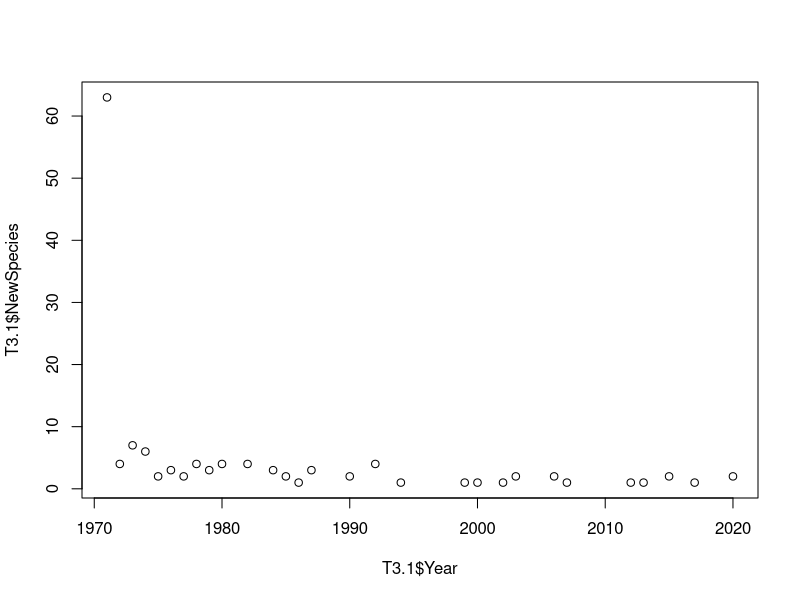
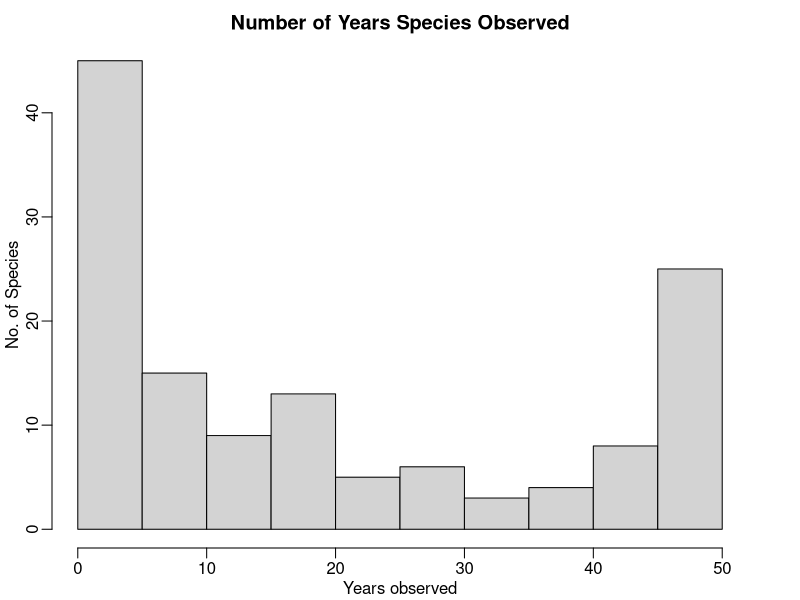
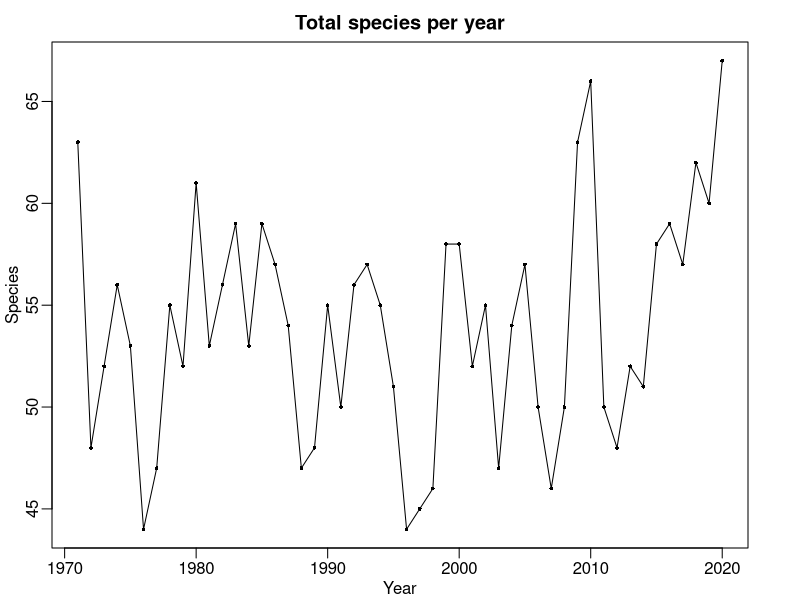
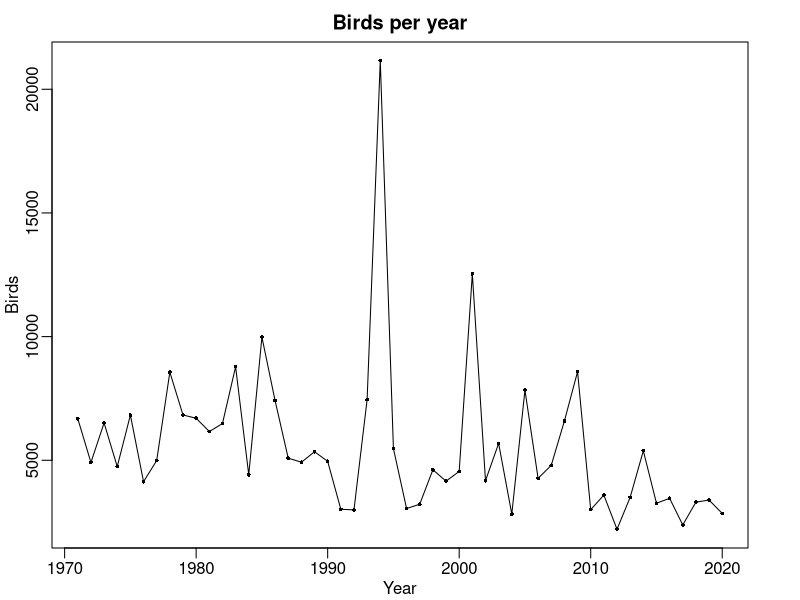
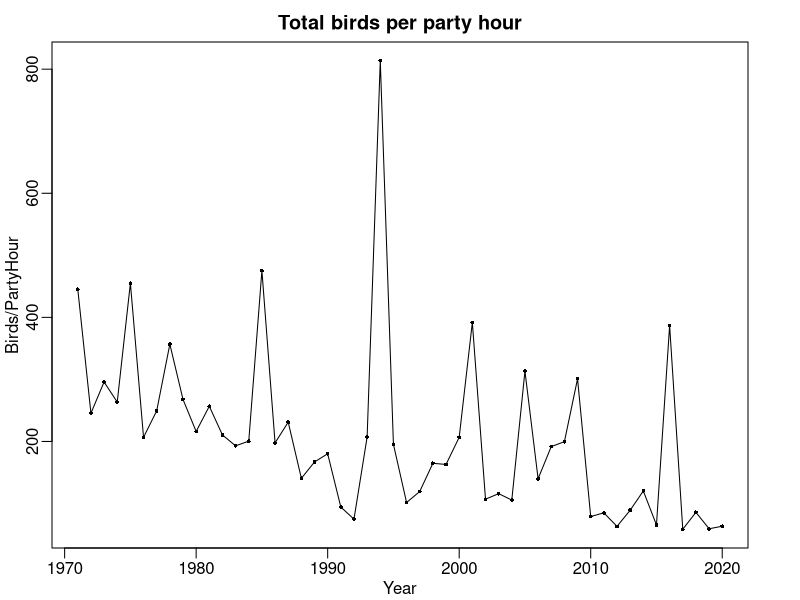
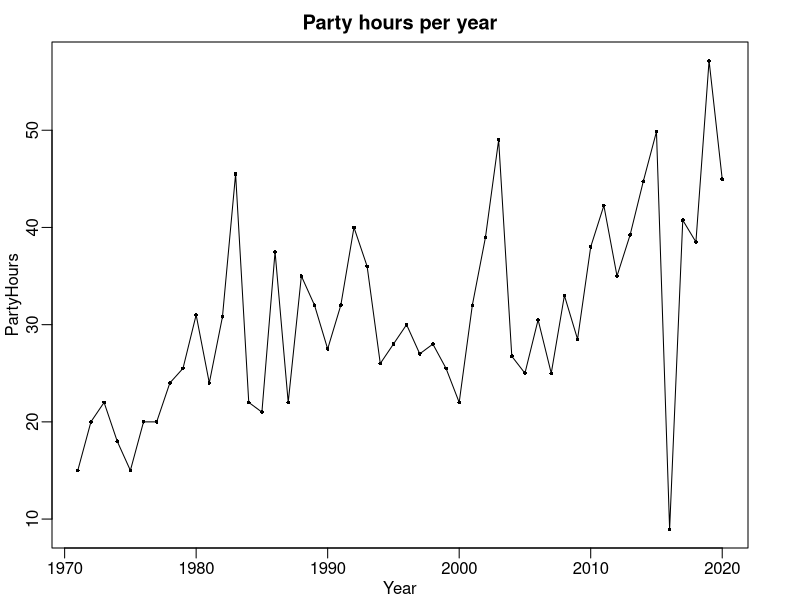
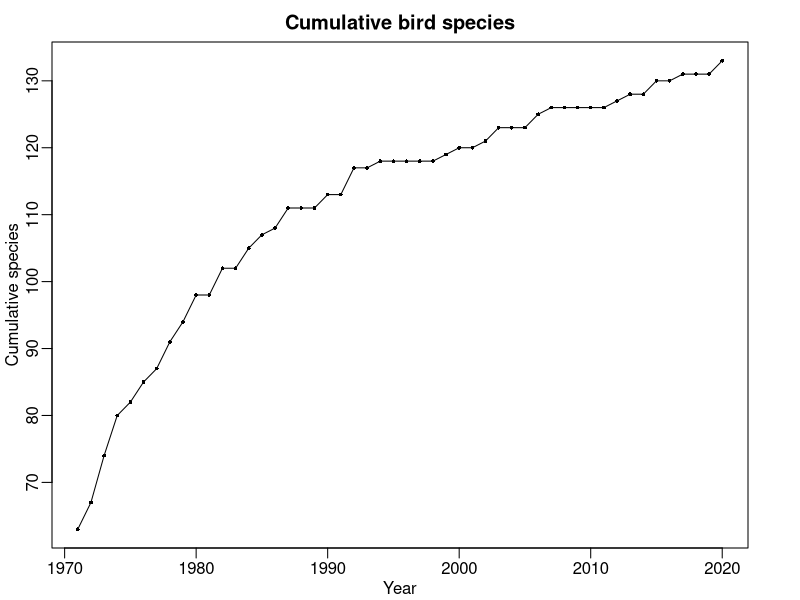
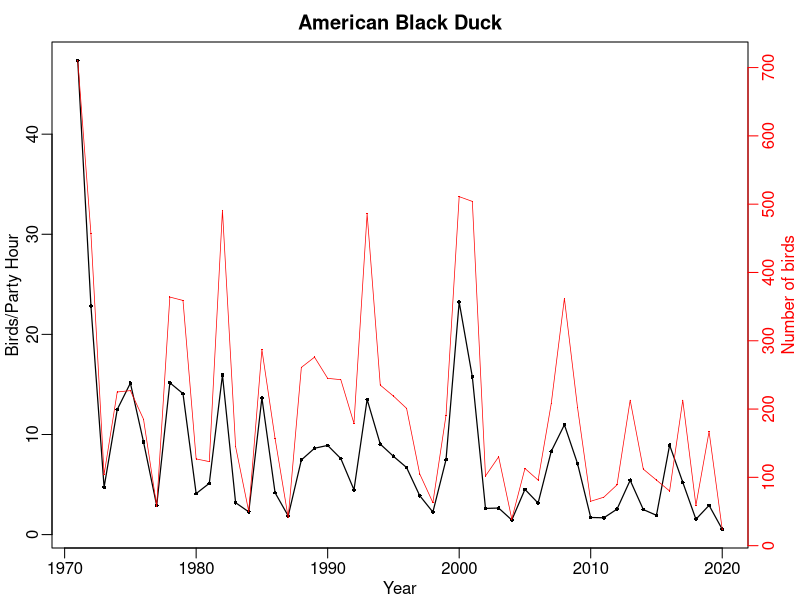

Write R code to recreate these figures, in order. (Note: this script raises an error after producing the figures.)
#Initial data exploration for CBC circle on Sch 

library(ggplot2)
library(dplyr)

setwd("/Users/Nick/Documents/Projects/Birds/CBC_ANP/Rwork")

#read in the file without the 'X' at the beginning of column names (check.names = F)
T1<-read.csv('CBC_Sch_52Years.csv', header=TRUE, check.names = FALSE)
Y1<-read.csv('Years_Sch.csv', header=TRUE) #this starts with 1971
#O1<-read.csv('Observers.csv', header=TRUE)
str(T1)
names(T1)
head(T1)

#Just keep the 50 years with Bill Townsend
T1<-T1[T1$Year >= 1971, ]

#Check to see if there are any species to remove due to zero birds
T.x<-T1 %>%
  group_by(CommonName) %>%
  summarise(Birds=sum(Count))

#remove species with zero birds
#T1<-T1[!(T1$CommonName %in% c("American Three-toed Woodpecker", "")), ]
rm(T.x)
#
####################################################
#no. of species per year
#remove zeros
T1.1<-T1[T1$Count > 0, ]
#no. of species, no. of birds, birds sum by party hours,  
#party hours, observers

T2<-T1.1 %>%
  group_by(Year) %>%
  summarise(NoSpecies=length(CommonName),
            Birds=sum(Count),
            BirdsPartyHour=sum(CountPartyHour),
            PartyHours=mean(PartyHours))

head(T2)


############
#Frequency of years species is present
F1<-T1.1 %>% 
  group_by(CommonName) %>% 
  summarise(Freq=length(Year),
            TotalBirds=sum(Count),
            TotBirdsPH=sum(CountPartyHour),
            MinYear=min(Year),
            MaxYear=max(Year))

write.csv(F1, "BirdFreqTotals_Sch.csv", row.names=FALSE)


###############################################
setwd("/Users/Nick/Documents/Projects/Birds/CBC_ANP/Rwork/Plots_Sch")


##################################################
########Years each species observed############
##################################################
png(filename = "aa_YearsSpeciesObserved.png",
    width=5.5, height=3.0, units="in", res = 150)

par(mfrow=c(1,1), mgp=c(1.5,0.5,0), mar=c(2.5,2.5,2,2.5), oma=c(0.1,0.1,0.1,0.1))

hist(F1$Freq, xlab="Years observed", ylab="No. of Species",
     main="Number of Years Species Observed")

dev.off()
##################################################


##################################################
########Bird Species Per Year############
##################################################
png(filename = "aa_NoSpecies.png",
     width=5.5, height=3.0, units="in", res = 150)

par(mfrow=c(1,1), mgp=c(1.5,0.5,0), mar=c(2.5,2.5,2,2.5), oma=c(0.1,0.1,0.1,0.1))

plot(T2$Year, T2$NoSpecies,
     pch=16, cex=0.5,
     xlab="Year", ylab="Species",
     main="Total species per year")
lines(T2$Year, T2$NoSpecies)

dev.off()
##################################################

###################################################################################
###################################################################################
###################################################################################


###################################################################################
###################################################################################
###################################################################################
##################################################
########Birds Per Year############
##################################################
png(filename = "aa_NoBirds.png",
     width=5.5, height=3.0, units="in", res = 150)

par(mfrow=c(1,1), mgp=c(1.5,0.5,0), mar=c(2.5,2.5,2,2.5), oma=c(0.1,0.1,0.1,0.1))

plot(T2$Year, T2$Birds,
     pch=16, cex=0.5,
     xlab="Year", ylab="Birds",
     main="Birds per year")
lines(T2$Year, T2$Birds)

dev.off()
##################################################


###################################################################################
###################################################################################
###################################################################################
###################################################################################
###################################################################################
###################################################################################
###################################################################################
##################################################
########Birds Per Party Hour############
##################################################
png(filename = "aa_NoBirdsPartyHour.png",
     width=5.5, height=3.0, units="in", res = 150)

par(mfrow=c(1,1), mgp=c(1.5,0.5,0), mar=c(2.5,2.5,2,2.5), oma=c(0.1,0.1,0.1,0.1))

plot(T2$Year, T2$BirdsPartyHour,
     pch=16, cex=0.5,
     xlab="Year", ylab="Birds/PartyHour",
     main="Total birds per party hour")
lines(T2$Year, T2$BirdsPartyHour)

dev.off()
##################################################

###################################################################################
###################################################################################
###################################################################################
###################################################################################
##################################################
########Party Hour############
##################################################
png(filename = "aa_PartyHours.png",
     width=5.5, height=3.0, units="in", res = 150)

par(mfrow=c(1,1), mgp=c(1.5,0.5,0), mar=c(2.5,2.5,2,2.5), oma=c(0.1,0.1,0.1,0.1))

plot(T2$Year, T2$PartyHours,
     pch=16, cex=0.5,
     xlab="Year", ylab="PartyHours",
     main="Party hours per year")
lines(T2$Year, T2$PartyHours)

dev.off()
###################################################################################
###################################################################################
###################################################################################
###################################################################################
###################################################################################






###################################################################################
###################################################################################
###################################################################################
#observers per year and party hours
###################################################################################
###################################################################################
###################################################################################

##################################################
#total no of species observed
#min year per species
T3<- T1.1 %>%
  group_by(CommonName) %>%
  summarise(Year=min(Year))

#max year per species
T3.max<- T1.1 %>%
  group_by(CommonName) %>%
  summarise(Year=max(Year))

head(T3)

T3.1<- T3 %>% 
  group_by(Year) %>%
  summarise(NewSpecies=length(Year))
head(T3.1)

plot(T3.1$Year, T3.1$NewSpecies)

#need to add in all of the zeros and then need to add in new
#species from each year

T3.2<-merge(T3.1, Y1, by="Year",
            all.y=TRUE) #include all rows from second data frame
head(T3.2)
T3.2[is.na(T3.2)] <- 0
T3.2$cumsum<-cumsum(T3.2$NewSpecies)

##################################################
png(filename = "aa_CumulativeBirds.png",
     width=5.5, height=3.0, units="in", res = 150)

par(mfrow=c(1,1), mgp=c(1.5,0.5,0), mar=c(2.5,2.5,2,2.5), oma=c(0.1,0.1,0.1,0.1))

plot(T3.2$Year, T3.2$cumsum,
     pch=16, cex=0.5,
     xlab="Year", ylab="Cumulative species",
     main="Cumulative bird species")
lines(T3.2$Year, T3.2$cumsum)

dev.off()
##################################################




########################################################################
########################################################################
######################## Plot of Count and Count Party Hour ############
############## THIS IS FOR EVERY INDIVIDUAL SPECIES ####################
########################################################################
########################################################################
#T1.1<-subset(T1, CommonName == "American Black Duck")
############################################################
#create plot for each species
up<-as.vector(unique(T1$CommonName))

#set destination for plots
setwd("/Users/Nick/Documents/Projects/Birds/CBC_ANP/Rwork//Plots_Sch")

#begin loop
for (i in 1:length(up)) {
  T1.1<-subset(T1,CommonName==up[i]) #need to double check that this is correct (T1.1)
  
  ##################################################
  
  ##################################################
  png(filename =paste("Figure_",up[i],".png",sep=""),
      width=5.0, height=3.0, units="in", res = 150)
  ##################################################
  
  ##########
  par(mfrow=c(1,1), mgp=c(1.5,0.5,0), mar=c(2.5,2.5,2,2.5), oma=c(0.1,0.1,0.1,0.1))
  
  plot(T1.1$Year, T1.1$CountPartyHour,
       pch=16, cex=0.5,
       xlab="Year", ylab="Birds/Party Hour",
       main=T1.1$CommonName[T1.1$Year==1971])
  lines(T1.1$Year, T1.1$CountPartyHour, lwd=1.2)
  
  par(new = T)
  plot(T1.1$Year, T1.1$Count,
       axes=F, xlab=NA, ylab=NA, 
       pch=16, cex=0.2, col="red")
  lines(T1.1$Year, T1.1$Count, col="red", lwd=0.7)
  axis(side = 4, col="red", col.axis="red", col.lab="red")
  mtext(side = 4, line = 1.5, 'Number of birds', col="red")
  
  
  dev.off()
  
  
  rm(T1.1) # remove the T1 table after each loop to ensure no carry over
} # close i
#end of loop




#####################################
########################################################################

####
#1930s birds for Catherine
T1930<-T1[T1$Year < 1940, ]
T1930a<-T1930 %>%
  group_by(CommonName) %>%
  summarise(Count=sum(Count))
T1930b<-T1930a[T1930a$Count > 0, ] 

